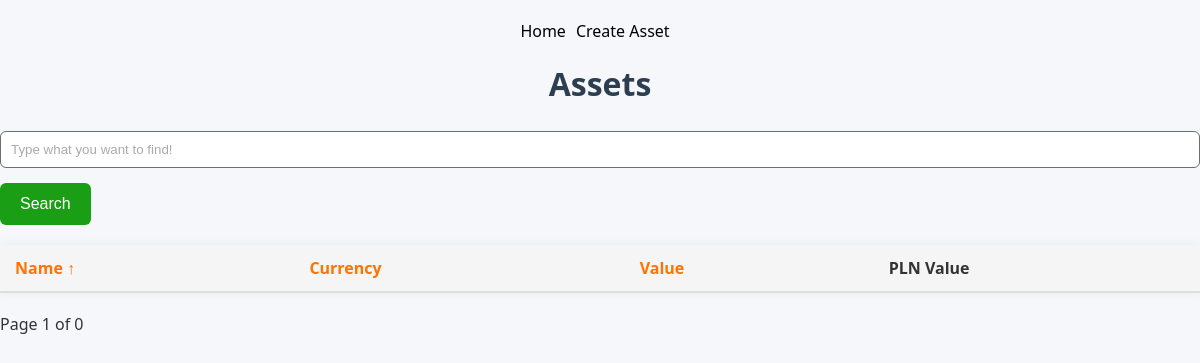
Before: /assets with the older database file.
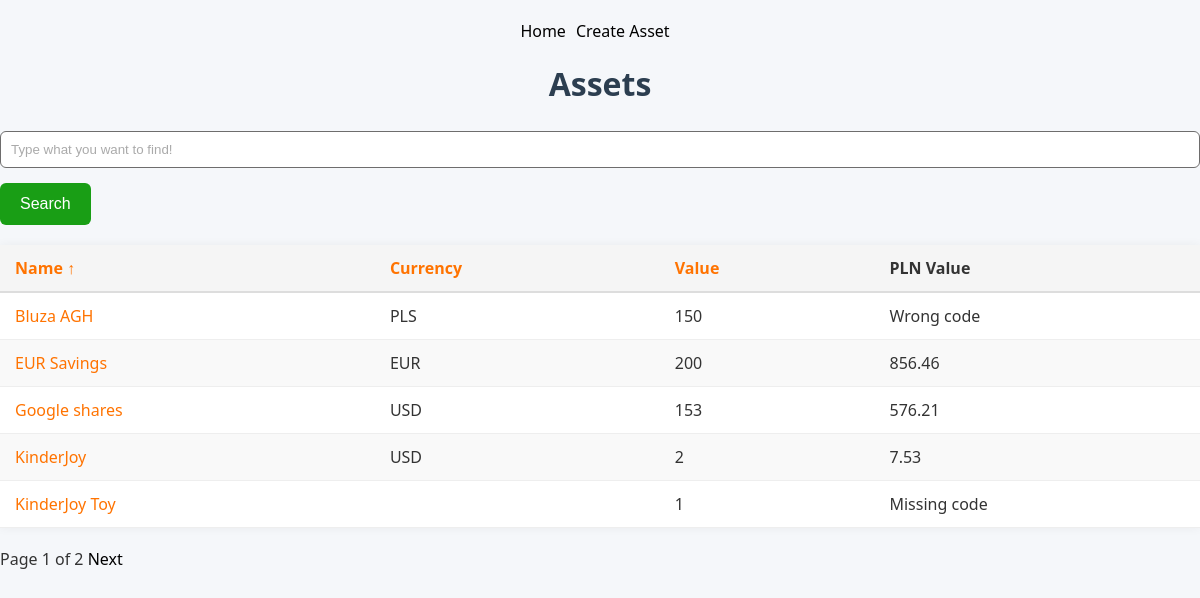
After: the same page with the newer database file.
### base.py (models this page shows)
class Asset(db.Model): # Majątek
  __tablename__ = 'assets'
  id = db.Column(db.Integer, primary_key=True)
  name = db.Column(db.String(50), nullable=False)
  value = db.Column(db.Integer, nullable=False)
  currency = db.Column(db.String(3), nullable=False)
  is_pln = db.Column(db.Boolean, default=False)
  time_created = db.Column(db.DateTime(timezone=True), default=lambda: datetime.now(LOCAL_TIMEZONE))
  time_updated = db.Column(db.DateTime(timezone=True), onupdate=lambda: datetime.now(LOCAL_TIMEZONE))

### app.py (the view, shortened to what this page needs)
@app.route("/assets")
def asset_list():
    search = request.args.get("search", "", type=str)
    sort_by = request.args.get("sort", "name", type=str)
    order = request.args.get("order", "asc", type=str)
    page = request.args.get("page", 1, type=int)
    query = db.select(Asset)
    sort_column = getattr(Asset, sort_by, Asset.name)
    if order == "desc":
        sort_column = sort_column.desc()
    query = query.order_by(sort_column)
    assets_paginated = db.paginate(query, page=page, per_page=5, error_out=False)
    latest_date = db.session.execute(
        db.select(Rate.date).order_by(desc(Rate.date))
    ).scalars().first()
    rate_map = {}
    if latest_date:
        rates = db.session.execute(
            db.select(Rate).filter(Rate.date == latest_date)
        ).scalars().all()
        rate_map = {rate.code: rate.rate for rate in rates}
    asset_data = []
    for asset in assets_paginated.items:
        pln_value = asset.value
        if not asset.is_pln:
            rate = rate_map.get(asset.currency)
            if rate:
                pln_value = round(asset.value * rate, 2)
            elif asset.currency == "":
                pln_value = "Missing code"
            else:
                pln_value = 'Wrong code'
        asset_data.append((asset, pln_value))
    return render_template('asset/list.html',
                           assets=asset_data,
                           pagination=assets_paginated,
                           search=search,
                           sort=sort_by,
                           order=order)

### templates/asset/list.html (shortened to what this page needs)
<!DOCTYPE html>
<html lang="en">
<head>
    <link rel="stylesheet" href="{{ url_for('static', filename='style.css') }}">
</head>
<body>
    <div class="nav-buttons">
        <a href="{{ url_for('home') }}">Home</a>
        <a href="{{ url_for('asset_create') }}">Create Asset</a>
    </div>
    <h1>Assets</h1>
<form method="get" action="{{ url_for('asset_list') }}">
    <input type="text" name="search" placeholder="Type what you want to find!" value="{{ search }}">
    <button type="submit">Search</button>
</form>
<table id = 'data' class="table-striped">
    <thead>
    <tr>
        {% for col in ["name", "currency", "value"] %}
            <th>
                <a href="{{ url_for('asset_list', search=search, sort=col, order='asc' if order=='desc' or sort != col else 'desc') }}">
                    {{ col.capitalize() }}
                    {% if sort == col %}
                        {{ "↑" if order == "asc" else "↓" }}
                    {% endif %}
                </a>
            </th>
        {% endfor %}
        <th>PLN Value</th>
    </tr>
    </thead>
    <tbody>
    {% for asset, pln_value in assets %}
        <tr>
            <td><a href="{{ url_for('asset_detail', id=asset.id) }}">{{ asset.name }}</a></td>
            <td>{{ asset.currency }}</td>
            <td>{{ asset.value }}</td>
            <td>{{ pln_value }}</td>
        </tr>
    {% endfor %}
    </tbody>
</table>
    <div class="pagination">
        <span>Page {{ pagination.page }} of {{ pagination.pages }}</span>
        {% if pagination.has_next %}
            <a href="{{ url_for('asset_list', page=pagination.next_num, search=search, sort=sort, order=order) }}">Next</a>
        {% endif %}
    </div>
</body>
</html>

### static/style.css (style rules this page uses)
body { font-family: 'Segoe UI', Tahoma, Geneva, Verdana, sans-serif; background-color: #f5f7fa; color: #333; margin: 0; padding: 0; }
h1 { color: #2c3e50; text-align: center; margin-top: 20px; }
input { width: 100%; padding: 10px; margin-top: 5px; margin-bottom: 15px; border: 1px solid #6e6d6d; border-radius: 6px; box-sizing: border-box; }
.nav-buttons { padding-top: 20px; display: flex; flex-direction: row; justify-content: center; align-items: center; width: 100%; }
button { background-color: #199e15; color: white; padding: 12px 20px; border: none; border-radius: 6px; cursor: pointer; font-size: 16px; }
a { text-decoration: none; color: #000000; margin-right: 10px; }
input[type="text"]::placeholder { color: #aaa; }
table#data { width: 100%; border-collapse: collapse; font-family: 'Segoe UI', Tahoma, sans-serif; font-size: 16px; margin: 20px 0; background-color: #fff; box-shadow: 0 0 10px rgba(0, 0, 0, 0.05); }
table#data thead { background-color: #f5f5f5; color: #333; }
table#data thead th { padding: 12px 15px; text-align: left; border-bottom: 2px solid #ddd; }
table#data tbody td { padding: 12px 15px; border-bottom: 1px solid #eee; }
table#data.table-striped tbody tr:nth-child(even) { background-color: #f9f9f9; }
table#data a { color: #ff7300; text-decoration: none; }

Changed rows visible on the page:
added Asset: name "Bluza AGH", currency "PLS", value "150", pln_value "Wrong code"
added Asset: name "EUR Savings", currency "EUR", value "200", pln_value "856.46"
added Asset: name "Google shares", currency "USD", value "153", pln_value "576.21"
added Asset: name "KinderJoy", currency "USD", value "2", pln_value "7.53"
added Asset: name "KinderJoy Toy", value "1", pln_value "Missing code"
Other visible differences:
{{ pagination.pages }}: "0" → "2"
text now shown: "Next"
